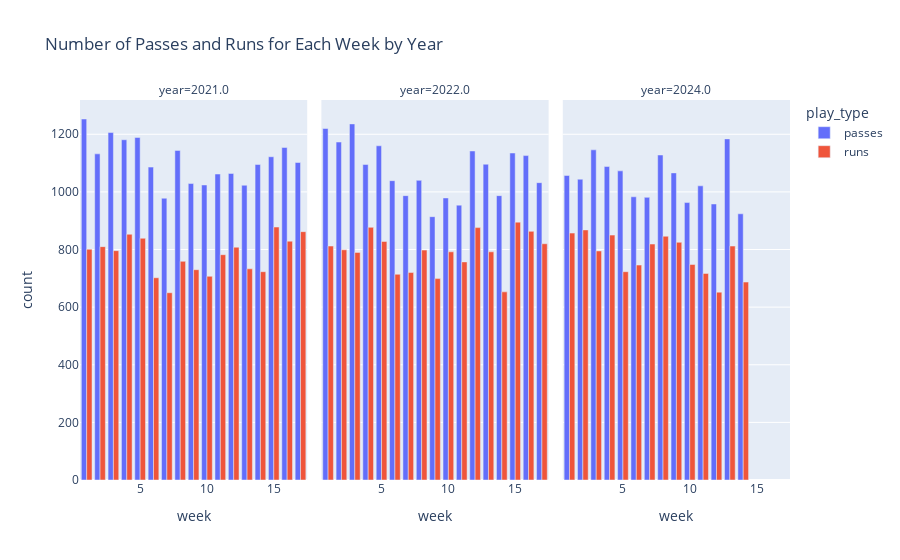

Notebook code for this chart:
### Code cell
import plotly.express as px
import pandas as pd

# Assuming you have a function db.sql() that returns a DataFrame
df = db.sql("""
SELECT season AS year,
       week, 
       SUM(CASE WHEN play_type = 'pass' THEN 1 ELSE 0 END) AS passes,
       SUM(CASE WHEN play_type = 'run' THEN 1 ELSE 0 END) AS runs
FROM data
where week<=17
GROUP BY season, week
ORDER BY season, week
""").df()

# Melt the DataFrame to have a long format suitable for plotly.express
df_melted = df.melt(id_vars=['year', 'week'], value_vars=['passes', 'runs'], 
                    var_name='play_type', value_name='count')

# Create the bar chart
fig = px.bar(df_melted, x='week', y='count', color='play_type', 
             barmode='group', facet_col='year', title='Number of Passes and Runs for Each Week by Year')

# Show the bar chart
fig.show()

### Figure 1 — Plotly figure (JSON) as saved in the notebook; plotly's stock layout.template omitted (floating-point values rounded to 4 significant figures)
{"data": [{"alignmentgroup": "True", "hovertemplate": "play_type=passes<br>year=2021.0<br>week=%{x}<br>count=%{y}<extra></extra>", "legendgroup": "passes", "marker": {"color": "#636efa", "pattern": {"shape": ""}}, "name": "passes", "offsetgroup": "passes", "orientation": "v", "showlegend": true, "textposition": "auto", "type": "bar", "x": [1, 2, 3, 4, 5, 6, 7, 8, 9, 10, 11, 12, 13, 14, 15, 16, 17], "xaxis": "x", "y": [1253, 1132, 1206, 1181, 1189, 1086, 978, 1144, 1029, 1024, 1062, 1064, 1023, 1095, 1122, 1154, 1102], "yaxis": "y"}, {"alignmentgroup": "True", "hovertemplate": "play_type=passes<br>year=2022.0<br>week=%{x}<br>count=%{y}<extra></extra>", "legendgroup": "passes", "marker": {"color": "#636efa", "pattern": {"shape": ""}}, "name": "passes", "offsetgroup": "passes", "orientation": "v", "showlegend": false, "textposition": "auto", "type": "bar", "x": [1, 2, 3, 4, 5, 6, 7, 8, 9, 10, 11, 12, 13, 14, 15, 16, 17], "xaxis": "x2", "y": [1220, 1173, 1236, 1095, 1160, 1039, 987, 1040, 914, 979, 954, 1142, 1096, 987, 1135, 1126, 1032], "yaxis": "y2"}, {"alignmentgroup": "True", "hovertemplate": "play_type=passes<br>year=2024.0<br>week=%{x}<br>count=%{y}<extra></extra>", "legendgroup": "passes", "marker": {"color": "#636efa", "pattern": {"shape": ""}}, "name": "passes", "offsetgroup": "passes", "orientation": "v", "showlegend": false, "textposition": "auto", "type": "bar", "x": [1, 2, 3, 4, 5, 6, 7, 8, 9, 10, 11, 12, 13, 14], "xaxis": "x3", "y": [1057, 1044, 1146, 1088, 1073, 983, 981, 1128, 1066, 963, 1021, 958, 1184, 924], "yaxis": "y3"}, {"alignmentgroup": "True", "hovertemplate": "play_type=runs<br>year=2021.0<br>week=%{x}<br>count=%{y}<extra></extra>", "legendgroup": "runs", "marker": {"color": "#EF553B", "pattern": {"shape": ""}}, "name": "runs", "offsetgroup": "runs", "orientation": "v", "showlegend": true, "textposition": "auto", "type": "bar", "x": [1, 2, 3, 4, 5, 6, 7, 8, 9, 10, 11, 12, 13, 14, 15, 16, 17], "xaxis": "x", "y": [801, 810, 796, 853, 839, 702, 650, 759, 730, 707, 782, 808, 733, 723, 878, 829, 862], "yaxis": "y"}, {"alignmentgroup": "True", "hovertemplate": "play_type=runs<br>year=2022.0<br>week=%{x}<br>count=%{y}<extra></extra>", "legendgroup": "runs", "marker": {"color": "#EF553B", "pattern": {"shape": ""}}, "name": "runs", "offsetgroup": "runs", "orientation": "v", "showlegend": false, "textposition": "auto", "type": "bar", "x": [1, 2, 3, 4, 5, 6, 7, 8, 9, 10, 11, 12, 13, 14, 15, 16, 17], "xaxis": "x2", "y": [812, 799, 790, 877, 828, 714, 720, 798, 699, 792, 757, 876, 792, 653, 895, 863, 820], "yaxis": "y2"}, {"alignmentgroup": "True", "hovertemplate": "play_type=runs<br>year=2024.0<br>week=%{x}<br>count=%{y}<extra></extra>", "legendgroup": "runs", "marker": {"color": "#EF553B", "pattern": {"shape": ""}}, "name": "runs", "offsetgroup": "runs", "orientation": "v", "showlegend": false, "textposition": "auto", "type": "bar", "x": [1, 2, 3, 4, 5, 6, 7, 8, 9, 10, 11, 12, 13, 14], "xaxis": "x3", "y": [857, 868, 795, 850, 723, 746, 819, 846, 825, 748, 717, 652, 812, 687], "yaxis": "y3"}], "layout": {"annotations": [{"font": {}, "showarrow": false, "text": "year=2021.0", "x": 0.16, "xanchor": "center", "xref": "paper", "y": 1, "yanchor": "bottom", "yref": "paper"}, {"font": {}, "showarrow": false, "text": "year=2022.0", "x": 0.5, "xanchor": "center", "xref": "paper", "y": 1, "yanchor": "bottom", "yref": "paper"}, {"font": {}, "showarrow": false, "text": "year=2024.0", "x": 0.84, "xanchor": "center", "xref": "paper", "y": 1, "yanchor": "bottom", "yref": "paper"}], "barmode": "group", "legend": {"title": {"text": "play_type"}, "tracegroupgap": 0}, "title": {"text": "Number of Passes and Runs for Each Week by Year"}, "xaxis": {"anchor": "y", "domain": [0, 0.32], "title": {"text": "week"}}, "xaxis2": {"anchor": "y2", "domain": [0.34, 0.66], "matches": "x", "title": {"text": "week"}}, "xaxis3": {"anchor": "y3", "domain": [0.68, 1.0], "matches": "x", "title": {"text": "week"}}, "yaxis": {"anchor": "x", "domain": [0, 1], "title": {"text": "count"}}, "yaxis2": {"anchor": "x2", "domain": [0, 1], "matches": "y", "showticklabels": false}, "yaxis3": {"anchor": "x3", "domain": [0, 1], "matches": "y", "showticklabels": false}}}
